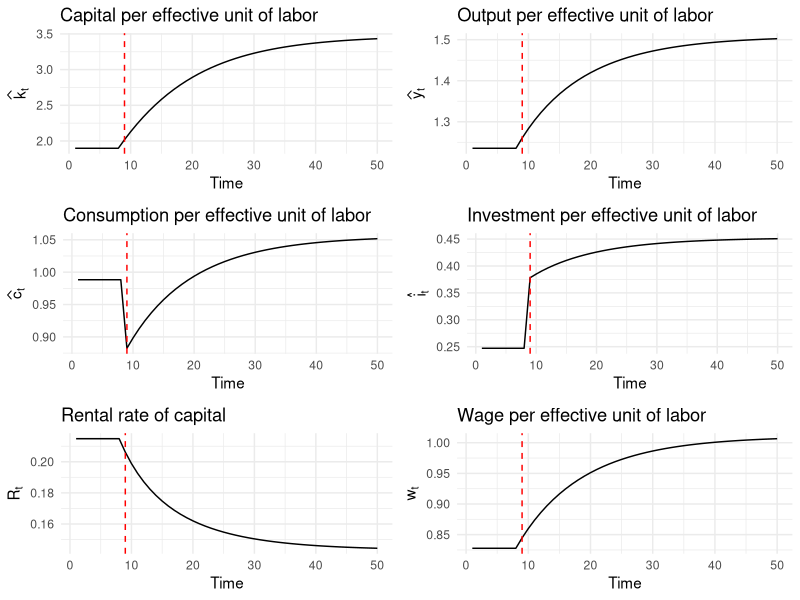
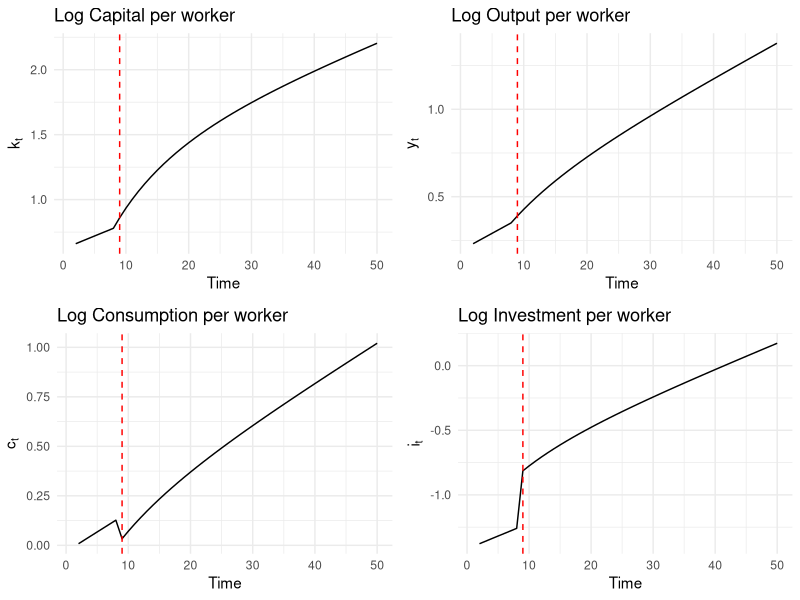
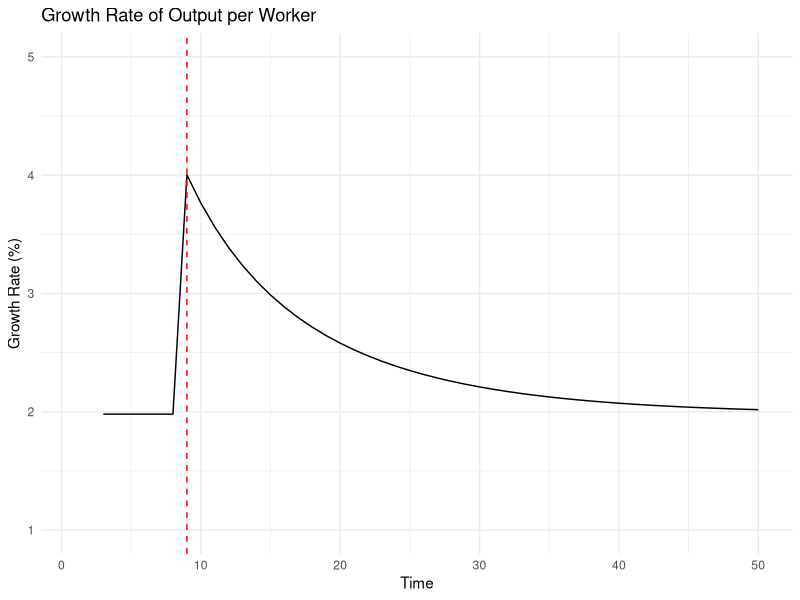

Source code (R) for these figures, in order:
## ---- chunk 1
knitr::opts_chunk$set(echo = TRUE)
## ---- chunk 2
# Load necessary libraries
library(ggplot2)
library(gridExtra)
## ---- chunk 3
# Parameters
alpha <- 0.33
s1 <- 0.2
s2 <- 0.3
A <- 1
delta <- 0.1
z <- 0.02
n <- 0.01

# Steady state capital per effective unit of labor
k_star <- (s1 * A / ((1 + z) * (1 + n) - (1 - delta))) ** (1 / (1 - alpha))

# Time periods
T <- 50
k_hat <- numeric(T)
k_hat[1] <- k_star

# Arrays to store the results
y_hat <- numeric(T)
c_hat <- numeric(T)
i_hat <- numeric(T)
R_t <- numeric(T)
w_t <- numeric(T)
## ---- chunk 4
y_hat[1] <- A * k_hat[1] ** alpha
c_hat[1] <- (1 - s1) * A * k_hat[1] ** alpha
i_hat[1] <- s1 * A * k_hat[1] ** alpha
R_t[1] <- alpha * A * k_hat[1] ** (alpha - 1)
w_t[1] <- (1 - alpha) * A * k_hat[1] ** alpha
## ---- chunk 5
for (t in 2:T) {
  if (t < 9) {
    s <- s1
  } else {
    s <- s2
  }
  
  k_hat[t] <- (1 / ((1 + z) * (1 + n))) * (s * A * k_hat[t - 1] ** alpha + (1 - delta) * k_hat[t - 1])
  y_hat[t] <- A * k_hat[t] ** alpha
  c_hat[t] <- (1 - s) * A * k_hat[t] ** alpha
  i_hat[t] <- s * A * k_hat[t] ** alpha
  R_t[t] <- alpha * A * k_hat[t] ** (alpha - 1)
  w_t[t] <- (1 - alpha) * A * k_hat[t] ** alpha
}
## ---- chunk 6
time <- 1:T

p1 <- ggplot(data.frame(time, k_hat), aes(x = time, y = k_hat)) +
  geom_line() +
  geom_vline(xintercept = 9, color = "red", linetype = "dashed") +
  labs(title = "Capital per effective unit of labor", x = "Time", y = expression(widehat(k)[t])) +
  theme_minimal()

p2 <- ggplot(data.frame(time, y_hat), aes(x = time, y = y_hat)) +
  geom_line() +
  geom_vline(xintercept = 9, color = "red", linetype = "dashed") +
  labs(title = "Output per effective unit of labor", x = "Time", y = expression(widehat(y)[t])) +
  theme_minimal()

p3 <- ggplot(data.frame(time, c_hat), aes(x = time, y = c_hat)) +
  geom_line() +
  geom_vline(xintercept = 9, color = "red", linetype = "dashed") +
  labs(title = "Consumption per effective unit of labor", x = "Time", y = expression(widehat(c)[t])) +
  theme_minimal()

p4 <- ggplot(data.frame(time, i_hat), aes(x = time, y = i_hat)) +
  geom_line() +
  geom_vline(xintercept = 9, color = "red", linetype = "dashed") +
  labs(title = "Investment per effective unit of labor", x = "Time", y = expression(widehat(i)[t])) +
  theme_minimal()

p5 <- ggplot(data.frame(time, R_t), aes(x = time, y = R_t)) +
  geom_line() +
  geom_vline(xintercept = 9, color = "red", linetype = "dashed") +
  labs(title = "Rental rate of capital", x = "Time", y = expression(R[t])) +
  theme_minimal()

p6 <- ggplot(data.frame(time, w_t), aes(x = time, y = w_t)) +
  geom_line() +
  geom_vline(xintercept = 9, color = "red", linetype = "dashed") +
  labs(title = "Wage per effective unit of labor", x = "Time", y = expression(w[t])) +
  theme_minimal()

# Arrange plots in a grid
grid.arrange(p1, p2, p3, p4, p5, p6, ncol = 2)
## ---- chunk 7
rm(list = ls())
# Parameters
alpha <- 0.33
s1 <- 0.2
s2 <- 0.3
A <- 1
delta <- 0.1
z <- 0.02
n <- 0.01

# Steady state capital per effective unit of labor
k_star <- (s1 * A / ((1 + z) * (1 + n) - (1 - delta))) ** (1 / (1 - alpha))

# Time periods
T <- 50
k_hat <- numeric(T)
k_hat[1] <- k_star

# Arrays to store the results
y_hat <- numeric(T)
c_hat <- numeric(T)
i_hat <- numeric(T)
R_t <- numeric(T)
w_t <- numeric(T)

# Arrays to store per worker variables
k <- numeric(T)
y <- numeric(T)
c <- numeric(T)
i <- numeric(T)

Z_t <- 1  # Initial level of technology

# Calculate per worker variables for t=0
k[1] <- k_hat[1] * Z_t
y[1] <- y_hat[1] * Z_t
c[1] <- c_hat[1] * Z_t
i[1] <- i_hat[1] * Z_t


# Iteratively calculate the values for each period
for (t in 2:T) {
  if (t < 9) {
    s <- s1
  } else {
    s <- s2
  }
  
  k_hat[t] <- (1 / ((1 + z) * (1 + n))) * (s * A * k_hat[t - 1] ** alpha + (1 - delta) * k_hat[t - 1])
  y_hat[t] <- A * k_hat[t] ** alpha
  c_hat[t] <- (1 - s) * A * k_hat[t] ** alpha
  i_hat[t] <- s * A * k_hat[t] ** alpha
  R_t[t] <- alpha * A * k_hat[t] ** (alpha - 1)
  w_t[t] <- (1 - alpha) * A * k_hat[t] ** alpha
  
  Z_t <- Z_t * (1 + z)  # Update the level of technology
  
  # Calculate per worker variables
  k[t] <- log(k_hat[t] * Z_t)
  y[t] <- log(y_hat[t] * Z_t)
  c[t] <- log(c_hat[t] * Z_t)
  i[t] <- log(i_hat[t] * Z_t)
}

# Replace first observation in each array with NA
k[1] <- NA
y[1] <- NA
c[1] <- NA
i[1] <- NA
## ---- chunk 8
time <- 1:T

p1 <- ggplot(data.frame(time, k), aes(x = time, y = k)) +
  geom_line() +
  geom_vline(xintercept = 9, color = "red", linetype = "dashed") +
  labs(title = "Log Capital per worker", x = "Time", y = expression(k[t])) +
  theme_minimal()

p2 <- ggplot(data.frame(time, y), aes(x = time, y = y)) +
  geom_line() +
  geom_vline(xintercept = 9, color = "red", linetype = "dashed") +
  labs(title = "Log Output per worker", x = "Time", y = expression(y[t])) +
  theme_minimal()

p3 <- ggplot(data.frame(time, c), aes(x = time, y = c)) +
  geom_line() +
  geom_vline(xintercept = 9, color = "red", linetype = "dashed") +
  labs(title = "Log Consumption per worker", x = "Time", y = expression(c[t])) +
  theme_minimal()

p4 <- ggplot(data.frame(time, i), aes(x = time, y = i)) +
  geom_line() +
  geom_vline(xintercept = 9, color = "red", linetype = "dashed") +
  labs(title = "Log Investment per worker", x = "Time", y = expression(i[t])) +
  theme_minimal()

# Arrange plots in a grid
grid.arrange(p1, p2, p3, p4, ncol = 2)
## ---- chunk 9
# Array to store the growth rate of per worker output
y_growth <- numeric(T)

# Calculate growth rate of per worker output
for (t in 2:T) {
  y_growth[t] <- (y[t] - y[t-1]) * 100
}

y_growth[1] <- NA

# Plot the growth rate of per worker output
time <- 1:T

ggplot(data.frame(time, y_growth), aes(x = time, y = y_growth)) +
  geom_line() +
  geom_vline(xintercept = 9, color = "red", linetype = "dashed") +
  labs(title = "Growth Rate of Output per Worker", x = "Time", y = "Growth Rate (%)") +
  ylim(1,5)+
  theme_minimal()
